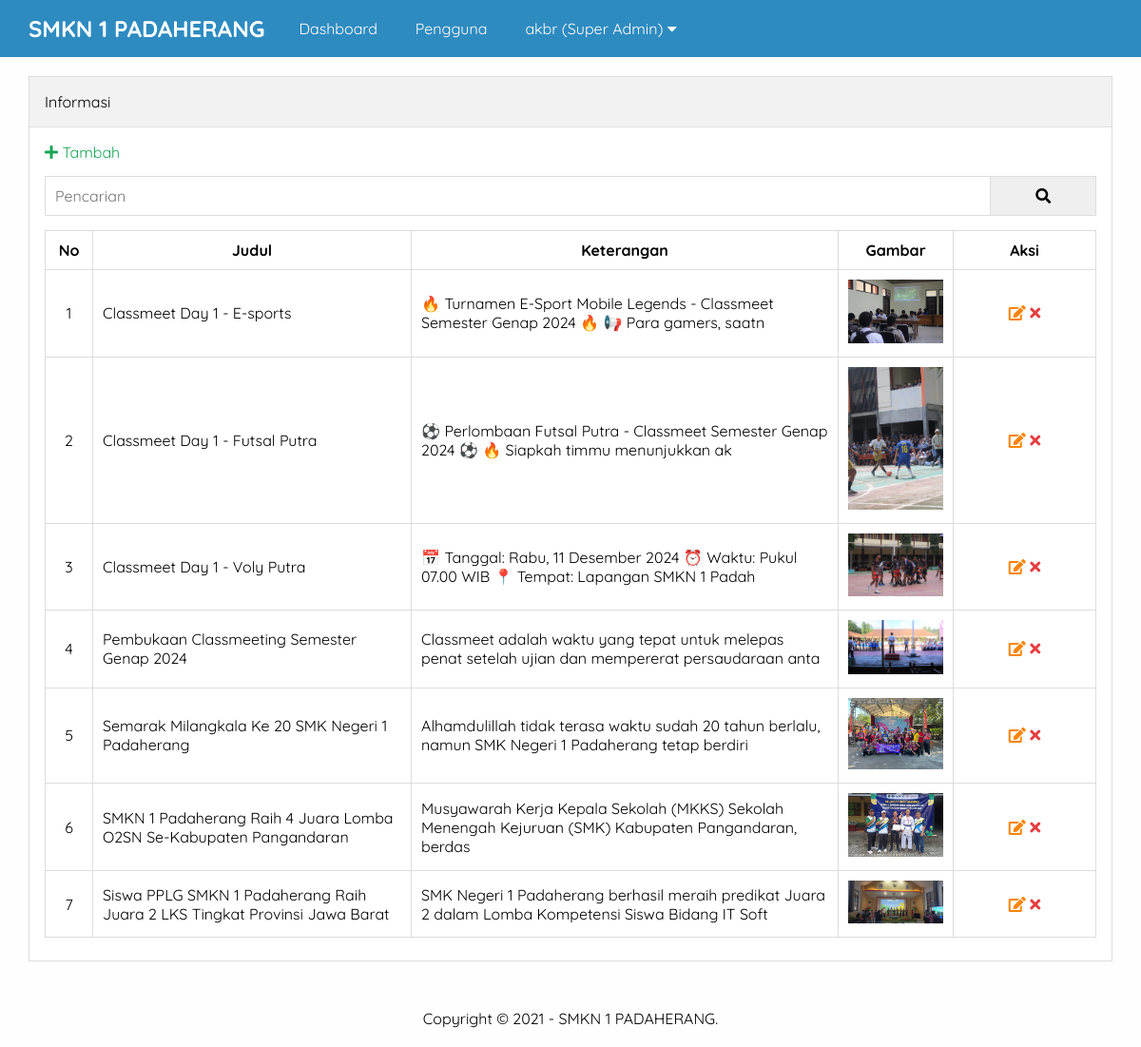
The page /admin/informasi.php (signed in) on the database its author committed.
### tables this page shows
CREATE TABLE `pengaturan` (
  `id` int NOT NULL,
  `nama` varchar(50) NOT NULL,
  `email` varchar(50) NOT NULL,
  `telepon` varchar(20) NOT NULL,
  `alamat` text NOT NULL,
  `logo` varchar(50) NOT NULL,
  `favicon` varchar(50) NOT NULL,
  `tentang_sekolah` text NOT NULL,
  `foto_sekolah` varchar(50) NOT NULL,
  `google_maps` text NOT NULL,
  `nama_kepsek` varchar(50) NOT NULL,
  `foto_kepsek` varchar(50) NOT NULL,
  `sambutan_kepsek` text NOT NULL,
  `created_at` timestamp NOT NULL DEFAULT CURRENT_TIMESTAMP,
  `updated_at` datetime DEFAULT NULL
);

CREATE TABLE `informasi` (
  `id` int NOT NULL,
  `judul` varchar(255) NOT NULL,
  `keterangan` text NOT NULL,
  `gambar` varchar(50) NOT NULL,
  `created_at` timestamp NOT NULL DEFAULT CURRENT_TIMESTAMP,
  `updated_at` datetime DEFAULT NULL,
  `created_by` int NOT NULL
);

### admin/informasi.php (the view, shortened to what this page needs)
<?php include 'header.php' ?>
		<div class="content">
			<div class="container">
				<div class="box">
					<div class="box-header">
						Informasi
					</div>
					<div class="box-body">
						<a href="tambah-informasi.php" class="text-green"><i class="fa fa-plus"></i>  Tambah</a>
						<form action="">
							<div class="input-group">
								<input type="text" name="key" placeholder="Pencarian">
								<button type="submit"><i class="fa fa-search"></i></button>
							</div>
						</form>
						<table class="table">
							<thead>
								<tr>
									<th>No</th>
									<th>Judul</th>
									<th>Keterangan</th>
									<th>Gambar</th>
									<th>Aksi</th>
								</tr>
							</thead>
							<tbody>
								<?php
								$no = 1;
									$where = " WHERE 1=1 ";
									$informasi = mysqli_query($conn, "SELECT * FROM informasi $where ORDER BY id DESC");
									if(mysqli_num_rows($informasi) > 0){
										while($p = mysqli_fetch_array($informasi)){
								?>
								<tr>
									<td><?= $no++ ?></td>
									<td><?= $p['judul'] ?></td>
									<td><?= substr($p['keterangan'], 0, 100) ?></td>
									<td><img src="../uploads/informasi/<?= $p['gambar'] ?>" width="100px"></td>
									<td>
										<a href="edit-informasi.php?id=<?= $p['id'] ?>" title="Edit Data" class="text-orange"><i class="fa fa-edit"></i></a>
										<a href="hapus.php?idinformasi=<?= $p['id'] ?>" onclick="return confirm('Yakin ingin hapus ?')" title="Hapus Data" class="text-red"><i class="fa fa-times"></i></a>
									</td>
								</tr>
							<?php }}else{ ?>
								<tr>
									<td colspan="5">Data tidak ada</td>
								</tr>
							<?php } ?>
							</tbody>
						</table>
					</div>
				</div>
			</div>
		</div>
<?php include 'footer.php' ?>

### admin/header.php (shortened to what this page needs)
<?php
	include '../koneksi.php';
	$identitas = mysqli_query($conn, "SELECT * FROM pengaturan ORDER BY id DESC LIMIT 1");
	$d = mysqli_fetch_object($identitas);
?>
<!DOCTYPE html>
<html>
	<head>
		<link rel="stylesheet" type="text/css" href="../assets/css/style.css">
		<link rel="stylesheet" href="https://cdnjs.cloudflare.com/ajax/libs/font-awesome/5.15.3/css/all.min.css" />
	</head>
	<body class="bg-light">
		<div class="navbar">
			<div class="container">
				<h2 class="nav-brand float-left"><a href="index.php"><?= $d->nama ?></a></h2>
				<ul class="nav-menu float-left">
					<li><a href="index.php">Dashboard</a></li>
					<?php if($_SESSION['ulevel'] == 'Super Admin'){ ?>
						<li><a href="pengguna.php">Pengguna</a></li>
					<?php } ?>
					<li>
						<a href="#"><?= $_SESSION['uname'] ?> (<?= $_SESSION['ulevel'] ?>) <i class="fa fa-caret-down"></i></a>
					</li>
				</ul>
			</div>
		</div>

### admin/footer.php
		<div class="footer">
			<div class="container text-center">
				Copyright &copy; 2021 - <?= $d->nama ?>.
			</div>
		</div>
	</body>
</html>

### assets/css/style.css (style rules this page uses)
* { margin:0; padding:0; font-family: 'Quicksand', sans-serif; box-sizing: border-box; }
a { text-decoration: none; }
.float-left { float:left; }
.container { width: 1140px; margin:0 auto; }
.container::after { content: ""; display: block; clear: both; }
.bg-light { background-color: #fefefe; }
.box { border:1px solid #ddd; background-color: #fff; }
.box-header { padding:16px; border-bottom:1px solid #ddd; background-color: #f2f2f2; }
.box-body { padding:16px; }
form { margin:15px 0; }
.text-center { text-align: center !important; }
.navbar { height: 60px; width: 100%; background-color: #2E8BC0; position: fixed; top: 0; z-index: 1000; }
.navbar a { color: #fff; }
.nav-brand { display: inline-block; padding:15px 0; margin-right: 16px; }
.nav-menu { display: flex; list-style: none; }
.nav-menu li a { padding:20px; display: inline-block; }
.content { padding:80px 0 30px 0; }
.footer { padding:20px 0; }
.table { width:100%; border-collapse: collapse; margin:8px 0; }
.table th, .table td { border:1px solid #ddd; padding:10px; }
.table td:first-child { width:50px; text-align: center; }
.table td:last-child { width:150px; text-align: center; }
.text-red { color: #E43D40; }
.text-orange { color: #FF8300; }
.text-green { color: #18A558; }
.input-group:after { content: ""; clear: both; display: block; }
.input-group input[type="text"] { width: 90%; padding: 10px; font-size: 16px; float: left; border:1px solid #ddd; }
.input-group button { width: 10%; padding: 10px; font-size: 16px; float: left; border:1px solid #ddd; border-left: none; }

### rows shown on the page
pengaturan: nama "SMKN 1 PADAHERANG"
informasi: judul "Classmeet Day 1 - E-sports", keterangan "🔥 Turnamen E-Sport Mobile Legends - Classmeet Semester Genap 2024 🔥 📢 Para gamers, saatn", gambar (picture)
informasi: judul "Classmeet Day 1 - Futsal Putra", keterangan "⚽ Perlombaan Futsal Putra - Classmeet Semester Genap 2024 ⚽ 🔥 Siapkah timmu menunjukkan ak", gambar (picture)
informasi: judul "Classmeet Day 1 - Voly Putra", keterangan "📅 Tanggal: Rabu, 11 Desember 2024 ⏰ Waktu: Pukul 07.00 WIB 📍 Tempat: Lapangan SMKN 1 Padah", gambar (picture)
informasi: judul "Pembukaan Classmeeting Semester Genap 2024", keterangan "Classmeet adalah waktu yang tepat untuk melepas penat setelah ujian dan mempererat persaudaraan anta", gambar (picture)
informasi: judul "Semarak Milangkala Ke 20 SMK Negeri 1 Padaherang", keterangan "Alhamdulillah tidak terasa waktu sudah 20 tahun berlalu, namun SMK Negeri 1 Padaherang tetap berdiri", gambar (picture)
informasi: judul "SMKN 1 Padaherang Raih 4 Juara Lomba O2SN Se-Kabupaten Pangandaran", keterangan "Musyawarah Kerja Kepala Sekolah (MKKS) Sekolah Menengah Kejuruan (SMK) Kabupaten Pangandaran, berdas", gambar (picture)
informasi: judul "Siswa PPLG SMKN 1 Padaherang Raih Juara 2 LKS Tingkat Provinsi Jawa Barat", keterangan "SMK Negeri 1 Padaherang berhasil meraih predikat Juara 2 dalam Lomba Kompetensi Siswa Bidang IT Soft", gambar (picture)

### other values the page prints
$_SESSION['uname'] "akbr"
$_SESSION['ulevel'] "Super Admin"
